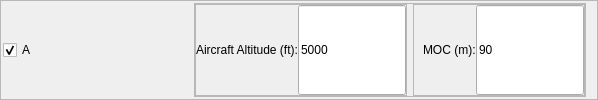
          <widget class="QFrame" name="frame_6">
           <property name="sizePolicy">
            <sizepolicy hsizetype="Preferred" vsizetype="Preferred">
             <horstretch>0</horstretch>
             <verstretch>0</verstretch>
            </sizepolicy>
           </property>
           <property name="frameShape">
            <enum>QFrame::StyledPanel</enum>
           </property>
           <property name="frameShadow">
            <enum>QFrame::Raised</enum>
           </property>
           <layout class="QHBoxLayout" name="horizontalLayout_6">
            <property name="spacing">
             <number>2</number>
            </property>
            <property name="leftMargin">
             <number>2</number>
            </property>
            <property name="topMargin">
             <number>2</number>
            </property>
            <property name="bottomMargin">
             <number>2</number>
            </property>
            <item>
             <widget class="QCheckBox" name="chbCatA">
              <property name="minimumSize">
               <size>
                <width>189</width>
                <height>0</height>
               </size>
              </property>
              <property name="text">
               <string>A</string>
              </property>
              <property name="checked">
               <bool>true</bool>
              </property>
             </widget>
            </item>
            <item>
             <widget class="QFrame" name="frameAC_A">
              <property name="frameShape">
               <enum>QFrame::StyledPanel</enum>
              </property>
              <property name="frameShadow">
               <enum>QFrame::Raised</enum>
              </property>
              <layout class="QHBoxLayout" name="horizontalLayout_8">
               <property name="margin">
                <number>0</number>
               </property>
               <item>
                <widget class="QFrame" name="frame_Altitude_5">
                 <property name="sizePolicy">
                  <sizepolicy hsizetype="Preferred" vsizetype="Preferred">
                   <horstretch>0</horstretch>
                   <verstretch>0</verstretch>
                  </sizepolicy>
                 </property>
                 <property name="frameShape">
                  <enum>QFrame::StyledPanel</enum>
                 </property>
                 <property name="frameShadow">
                  <enum>QFrame::Raised</enum>
                 </property>
                 <layout class="QHBoxLayout" name="horizontalLayout_31">
                  <property name="spacing">
                   <number>0</number>
                  </property>
                  <property name="margin">
                   <number>0</number>
                  </property>
                  <item>
                   <widget class="QLabel" name="label_21">
                    <property name="sizePolicy">
                     <sizepolicy hsizetype="Preferred" vsizetype="Preferred">
                      <horstretch>0</horstretch>
                      <verstretch>0</verstretch>
                     </sizepolicy>
                    </property>
                    <property name="minimumSize">
                     <size>
                      <width>100</width>
                      <height>0</height>
                     </size>
                    </property>
                    <property name="maximumSize">
                     <size>
                      <width>16777215</width>
                      <height>16777215</height>
                     </size>
                    </property>
                    <property name="font">
                     <font>
                      <family>Arial</family>
                      <weight>50</weight>
                      <bold>false</bold>
                     </font>
                    </property>
                    <property name="text">
                     <string>Aircraft Altitude (ft):</string>
                    </property>
                   </widget>
                  </item>
                  <item>
                   <widget class="QLineEdit" name="txtAltitudeA">
                    <property name="sizePolicy">
                     <sizepolicy hsizetype="MinimumExpanding" vsizetype="Preferred">
                      <horstretch>0</horstretch>
                      <verstretch>0</verstretch>
                     </sizepolicy>
                    </property>
                    <property name="minimumSize">
                     <size>
                      <width>70</width>
                      <height>0</height>
                     </size>
                    </property>
                    <property name="maximumSize">
                     <size>
                      <width>16777215</width>
                      <height>16777215</height>
                     </size>
                    </property>
                    <property name="font">
                     <font>
                      <family>Arial</family>
                      <weight>50</weight>
                      <bold>false</bold>
                     </font>
                    </property>
                    <property name="text">
                     <string>5000</string>
                    </property>
                   </widget>
                  </item>
                 </layout>
                </widget>
               </item>
               <item>
                <widget class="QFrame" name="frame_Altitude_14">
                 <property name="sizePolicy">
                  <sizepolicy hsizetype="Preferred" vsizetype="Preferred">
                   <horstretch>0</horstretch>
                   <verstretch>0</verstretch>
                  </sizepolicy>
                 </property>
                 <property name="frameShape">
                  <enum>QFrame::StyledPanel</enum>
                 </property>
                 <property name="frameShadow">
                  <enum>QFrame::Raised</enum>
                 </property>
                 <layout class="QHBoxLayout" name="horizontalLayout_40">
                  <property name="spacing">
                   <number>0</number>
                  </property>
                  <property name="leftMargin">
                   <number>9</number>
                  </property>
                  <property name="topMargin">
                   <number>0</number>
                  </property>
                  <property name="rightMargin">
                   <number>0</number>
                  </property>
                  <property name="bottomMargin">
                   <number>0</number>
                  </property>
                  <item>
                   <widget class="QLabel" name="label_30">
                    <property name="minimumSize">
                     <size>
                      <width>50</width>
                      <height>0</height>
                     </size>
                    </property>
                    <property name="maximumSize">
                     <size>
                      <width>16777215</width>
                      <height>16777215</height>
                     </size>
                    </property>
                    <property name="font">
                     <font>
                      <family>Arial</family>
                      <weight>50</weight>
                      <bold>false</bold>
                     </font>
                    </property>
                    <property name="text">
                     <string>MOC (m):</string>
                    </property>
                   </widget>
                  </item>
                  <item>
                   <widget class="QLineEdit" name="txtMocA">
                    <property name="sizePolicy">
                     <sizepolicy hsizetype="MinimumExpanding" vsizetype="Preferred">
                      <horstretch>0</horstretch>
                      <verstretch>0</verstretch>
                     </sizepolicy>
                    </property>
                    <property name="minimumSize">
                     <size>
                      <width>50</width>
                      <height>0</height>
                     </size>
                    </property>
                    <property name="maximumSize">
                     <size>
                      <width>16777215</width>
                      <height>16777215</height>
                     </size>
                    </property>
                    <property name="font">
                     <font>
                      <family>Arial</family>
                      <weight>50</weight>
                      <bold>false</bold>
                     </font>
                    </property>
                    <property name="text">
                     <string>90</string>
                    </property>
                   </widget>
                  </item>
                 </layout>
                </widget>
               </item>
              </layout>
              <zorder>frame_Altitude_14</zorder>
              <zorder>frame_Altitude_5</zorder>
             </widget>
            </item>
           </layout>
          </widget>
